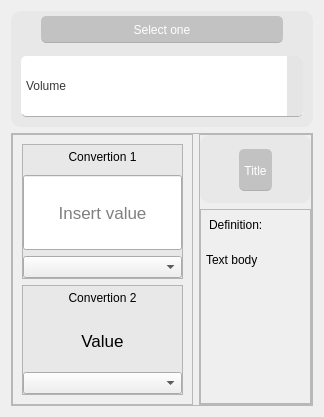
               <widget class="QWidget" name="conversions_tab">
                <attribute name="icon">
                 <iconset resource="res.qrc">
                  <normaloff>:/Icons/sprites/icons/rule.png</normaloff>:/Icons/sprites/icons/rule.png</iconset>
                </attribute>
                <attribute name="title">
                 <string>Conversions</string>
                </attribute>
                <layout class="QVBoxLayout" name="verticalLayout_21">
                 <item alignment="Qt::AlignTop">
                  <widget class="QFrame" name="convertions_head_frame">
                   <property name="sizePolicy">
                    <sizepolicy hsizetype="Preferred" vsizetype="Expanding">
                     <horstretch>0</horstretch>
                     <verstretch>0</verstretch>
                    </sizepolicy>
                   </property>
                   <property name="minimumSize">
                    <size>
                     <width>0</width>
                     <height>100</height>
                    </size>
                   </property>
                   <property name="styleSheet">
                    <string notr="true">QFrame {
background-color: #e8e8e8;
height: 50px;
border-radius: 10px;
}</string>
                   </property>
                   <property name="frameShape">
                    <enum>QFrame::StyledPanel</enum>
                   </property>
                   <property name="frameShadow">
                    <enum>QFrame::Raised</enum>
                   </property>
                   <layout class="QVBoxLayout" name="verticalLayout_22">
                    <property name="spacing">
                     <number>0</number>
                    </property>
                    <property name="leftMargin">
                     <number>0</number>
                    </property>
                    <property name="topMargin">
                     <number>0</number>
                    </property>
                    <property name="rightMargin">
                     <number>0</number>
                    </property>
                    <property name="bottomMargin">
                     <number>0</number>
                    </property>
                    <item>
                     <widget class="QLabel" name="convertions_head_label">
                      <property name="styleSheet">
                       <string notr="true">QLabel{
background-color: #C3C2C2;
color: white;
border-bottom: 1px solid #AFAFAF;
border-radius: 5px;
padding-bottom: 5px;
font: 14px &quot;Roboto&quot;;
text-align: center;
padding-top: 7px;
margin-top: 5px;
margin-bottom: 3px;
margin-right: 30px;
margin-left: 30px;
}

QLabel:hover{
color: #393939;
}</string>
                      </property>
                      <property name="text">
                       <string>Select one</string>
                      </property>
                      <property name="alignment">
                       <set>Qt::AlignCenter</set>
                      </property>
                     </widget>
                    </item>
                    <item>
                     <widget class="QComboBox" name="convertions_measure_comboBox">
                      <property name="cursor">
                       <cursorShape>PointingHandCursor</cursorShape>
                      </property>
                      <property name="styleSheet">
                       <string notr="true">/* QComboBox */
QComboBox{
background-color: white;
color: #393939;
height: 50px;
border-radius: 5px;
padding: 5px;
margin: 10px;
border-bottom: 1px solid #AFAFAF;
font: 12px &quot;Roboto&quot;;
}
QComboBox::drop-down{
background: #E5E5E5;
color: #AFAFAF;
border-top-right-radius:5px;
border-bottom-right-radius:5px;
}
QComboBox::drop-down:hover{
background: #C3C2C2;
color: white;
}
QComboBox::drop-down:on{
background: #AFAFAF;
}
/* POPUP ELEMENTS */
QComboBox QAbstractItemView {
background: white;
selection-background-color: #E5E5E5;
selection-color: #393939;
border: none;
outline: none;
font: 12px &quot;Roboto&quot;;
color: #393939;
}
</string>
                      </property>
                      <item>
                       <property name="text">
                        <string>Volume</string>
                       </property>
                      </item>
                      <item>
                       <property name="text">
                        <string>Lenght</string>
                       </property>
                      </item>
                      <item>
                       <property name="text">
                        <string>Weight</string>
                       </property>
                      </item>
                      <item>
                       <property name="text">
                        <string>Temperature</string>
                       </property>
                      </item>
                      <item>
                       <property name="text">
                        <string>Velocity</string>
                       </property>
                      </item>
                      <item>
                       <property name="text">
                        <string>Time</string>
                       </property>
                      </item>
                      <item>
                       <property name="text">
                        <string>Power</string>
                       </property>
                      </item>
                      <item>
                       <property name="text">
                        <string>Data</string>
                       </property>
                      </item>
                      <item>
                       <property name="text">
                        <string>Angle</string>
                       </property>
                      </item>
                     </widget>
                    </item>
                   </layout>
                  </widget>
                 </item>
                 <item>
                  <widget class="QFrame" name="convertions_body_frame">
                   <property name="sizePolicy">
                    <sizepolicy hsizetype="Preferred" vsizetype="Expanding">
                     <horstretch>0</horstretch>
                     <verstretch>0</verstretch>
                    </sizepolicy>
                   </property>
                   <property name="styleSheet">
                    <string notr="true">QLabel{
font-size: 12px;
padding: 5px;
}</string>
                   </property>
                   <property name="frameShape">
                    <enum>QFrame::StyledPanel</enum>
                   </property>
                   <property name="frameShadow">
                    <enum>QFrame::Raised</enum>
                   </property>
                   <layout class="QHBoxLayout" name="horizontalLayout_11">
                    <property name="leftMargin">
                     <number>0</number>
                    </property>
                    <property name="topMargin">
                     <number>0</number>
                    </property>
                    <property name="rightMargin">
                     <number>0</number>
                    </property>
                    <property name="bottomMargin">
                     <number>0</number>
                    </property>
                    <item>
                     <widget class="QFrame" name="convertions_body_left_frame">
                      <property name="maximumSize">
                       <size>
                        <width>250</width>
                        <height>16777215</height>
                       </size>
                      </property>
                      <property name="styleSheet">
                       <string notr="true"/>
                      </property>
                      <property name="frameShape">
                       <enum>QFrame::StyledPanel</enum>
                      </property>
                      <property name="frameShadow">
                       <enum>QFrame::Raised</enum>
                      </property>
                      <layout class="QVBoxLayout" name="verticalLayout_23">
                       <item>
                        <widget class="QFrame" name="convertions_body_top_frame">
                         <property name="styleSheet">
                          <string notr="true">#convertions_body_top_frame{
background-color: #e8e8e8;
}</string>
                         </property>
                         <property name="frameShape">
                          <enum>QFrame::StyledPanel</enum>
                         </property>
                         <property name="frameShadow">
                          <enum>QFrame::Raised</enum>
                         </property>
                         <layout class="QVBoxLayout" name="verticalLayout_24">
                          <property name="leftMargin">
                           <number>0</number>
                          </property>
                          <property name="topMargin">
                           <number>0</number>
                          </property>
                          <property name="rightMargin">
                           <number>0</number>
                          </property>
                          <property name="bottomMargin">
                           <number>0</number>
                          </property>
                          <item>
                           <widget class="QLabel" name="convertions_body_top_label1">
                            <property name="text">
                             <string>Convertion 1</string>
                            </property>
                            <property name="alignment">
                             <set>Qt::AlignCenter</set>
                            </property>
                           </widget>
                          </item>
                          <item>
                           <widget class="QLineEdit" name="convertions_body_top_lineEdit">
                            <property name="minimumSize">
                             <size>
                              <width>0</width>
                              <height>75</height>
                             </size>
                            </property>
                            <property name="maximumSize">
                             <size>
                              <width>1677</width>
                              <height>200</height>
                             </size>
                            </property>
                            <property name="styleSheet">
                             <string notr="true">font-size: 13pt;</string>
                            </property>
                            <property name="text">
                             <string/>
                            </property>
                            <property name="alignment">
                             <set>Qt::AlignCenter</set>
                            </property>
                            <property name="placeholderText">
                             <string>Insert value</string>
                            </property>
                           </widget>
                          </item>
                          <item>
                           <widget class="QComboBox" name="convertions_body_top_combo">
                            <property name="cursor">
                             <cursorShape>PointingHandCursor</cursorShape>
                            </property>
                           </widget>
                          </item>
                         </layout>
                        </widget>
                       </item>
                       <item>
                        <widget class="QFrame" name="convertions_body_down_frame">
                         <property name="styleSheet">
                          <string notr="true">#convertions_body_down_frame{
background-color: #e8e8e8;
}</string>
                         </property>
                         <property name="frameShape">
                          <enum>QFrame::StyledPanel</enum>
                         </property>
                         <property name="frameShadow">
                          <enum>QFrame::Raised</enum>
                         </property>
                         <layout class="QVBoxLayout" name="verticalLayout_25">
                          <property name="leftMargin">
                           <number>0</number>
                          </property>
                          <property name="topMargin">
                           <number>0</number>
                          </property>
                          <property name="rightMargin">
                           <number>0</number>
                          </property>
                          <property name="bottomMargin">
                           <number>0</number>
                          </property>
                          <item>
                           <widget class="QLabel" name="convertions_body_down_label1">
                            <property name="text">
                             <string>Convertion 2</string>
                            </property>
                            <property name="alignment">
                             <set>Qt::AlignCenter</set>
                            </property>
                           </widget>
                          </item>
                          <item>
                           <widget class="QLabel" name="convertions_body_down_label2">
                            <property name="styleSheet">
                             <string notr="true">font-size: 13pt;
padding: 15px;</string>
                            </property>
                            <property name="text">
                             <string>Value</string>
                            </property>
                            <property name="alignment">
                             <set>Qt::AlignCenter</set>
                            </property>
                            <property name="margin">
                             <number>30</number>
                            </property>
                           </widget>
                          </item>
                          <item>
                           <widget class="QComboBox" name="convertions_body_down_combo">
                            <property name="cursor">
                             <cursorShape>PointingHandCursor</cursorShape>
                            </property>
                           </widget>
                          </item>
                         </layout>
                        </widget>
                       </item>
                      </layout>
                     </widget>
                    </item>
                    <item>
                     <widget class="QFrame" name="convertions_body_right_frame">
                      <property name="frameShape">
                       <enum>QFrame::StyledPanel</enum>
                      </property>
                      <property name="frameShadow">
                       <enum>QFrame::Raised</enum>
                      </property>
                      <layout class="QVBoxLayout" name="verticalLayout_26">
                       <property name="leftMargin">
                        <number>0</number>
                       </property>
                       <property name="topMargin">
                        <number>0</number>
                       </property>
                       <property name="rightMargin">
                        <number>0</number>
                       </property>
                       <property name="bottomMargin">
                        <number>0</number>
                       </property>
                       <item alignment="Qt::AlignTop">
                        <widget class="QFrame" name="convertions_body_right_frame_top">
                         <property name="styleSheet">
                          <string notr="true">QFrame{
background-color: #e8e8e8;
border-radius: 10px;
}</string>
                         </property>
                         <property name="frameShape">
                          <enum>QFrame::StyledPanel</enum>
                         </property>
                         <property name="frameShadow">
                          <enum>QFrame::Raised</enum>
                         </property>
                         <layout class="QVBoxLayout" name="verticalLayout_27">
                          <item>
                           <widget class="QLabel" name="convertions_body_right_frame_top_title">
                            <property name="minimumSize">
                             <size>
                              <width>30</width>
                              <height>50</height>
                             </size>
                            </property>
                            <property name="styleSheet">
                             <string notr="true">QLabel{
background-color: #C3C2C2;
color: white;
border-bottom: 1px solid #AFAFAF;
border-radius: 5px;
padding-bottom: 5px;
font: 14px &quot;Roboto&quot;;
text-align: center;
padding-top: 7px;
margin-top: 5px;
margin-bottom: 3px;
margin-right: 30px;
margin-left: 30px;
}

QLabel:hover{
color: #393939;
}</string>
                            </property>
                            <property name="text">
                             <string>Title</string>
                            </property>
                            <property name="alignment">
                             <set>Qt::AlignCenter</set>
                            </property>
                           </widget>
                          </item>
                         </layout>
                        </widget>
                       </item>
                       <item>
                        <widget class="QFrame" name="convertions_body_right_frame_down">
                         <property name="sizePolicy">
                          <sizepolicy hsizetype="Preferred" vsizetype="Expanding">
                           <horstretch>0</horstretch>
                           <verstretch>0</verstretch>
                          </sizepolicy>
                         </property>
                         <property name="frameShape">
                          <enum>QFrame::StyledPanel</enum>
                         </property>
                         <property name="frameShadow">
                          <enum>QFrame::Raised</enum>
                         </property>
                         <layout class="QVBoxLayout" name="verticalLayout_28">
                          <property name="spacing">
                           <number>5</number>
                          </property>
                          <property name="leftMargin">
                           <number>0</number>
                          </property>
                          <property name="topMargin">
                           <number>0</number>
                          </property>
                          <property name="rightMargin">
                           <number>0</number>
                          </property>
                          <property name="bottomMargin">
                           <number>0</number>
                          </property>
                          <item alignment="Qt::AlignTop">
                           <widget class="QLabel" name="convertions_body_right_frame_down_label1">
                            <property name="minimumSize">
                             <size>
                              <width>0</width>
                              <height>30</height>
                             </size>
                            </property>
                            <property name="text">
                             <string>Definition:</string>
                            </property>
                           </widget>
                          </item>
                          <item>
                           <widget class="QLabel" name="convertions_body_right_frame_down_label2">
                            <property name="sizePolicy">
                             <sizepolicy hsizetype="Expanding" vsizetype="Expanding">
                              <horstretch>0</horstretch>
                              <verstretch>0</verstretch>
                             </sizepolicy>
                            </property>
                            <property name="maximumSize">
                             <size>
                              <width>250</width>
                              <height>16777215</height>
                             </size>
                            </property>
                            <property name="text">
                             <string>Text body</string>
                            </property>
                            <property name="alignment">
                             <set>Qt::AlignJustify|Qt::AlignTop</set>
                            </property>
                            <property name="wordWrap">
                             <bool>true</bool>
                            </property>
                            <property name="margin">
                             <number>5</number>
                            </property>
                           </widget>
                          </item>
                         </layout>
                        </widget>
                       </item>
                      </layout>
                     </widget>
                    </item>
                   </layout>
                  </widget>
                 </item>
                </layout>
               </widget>
